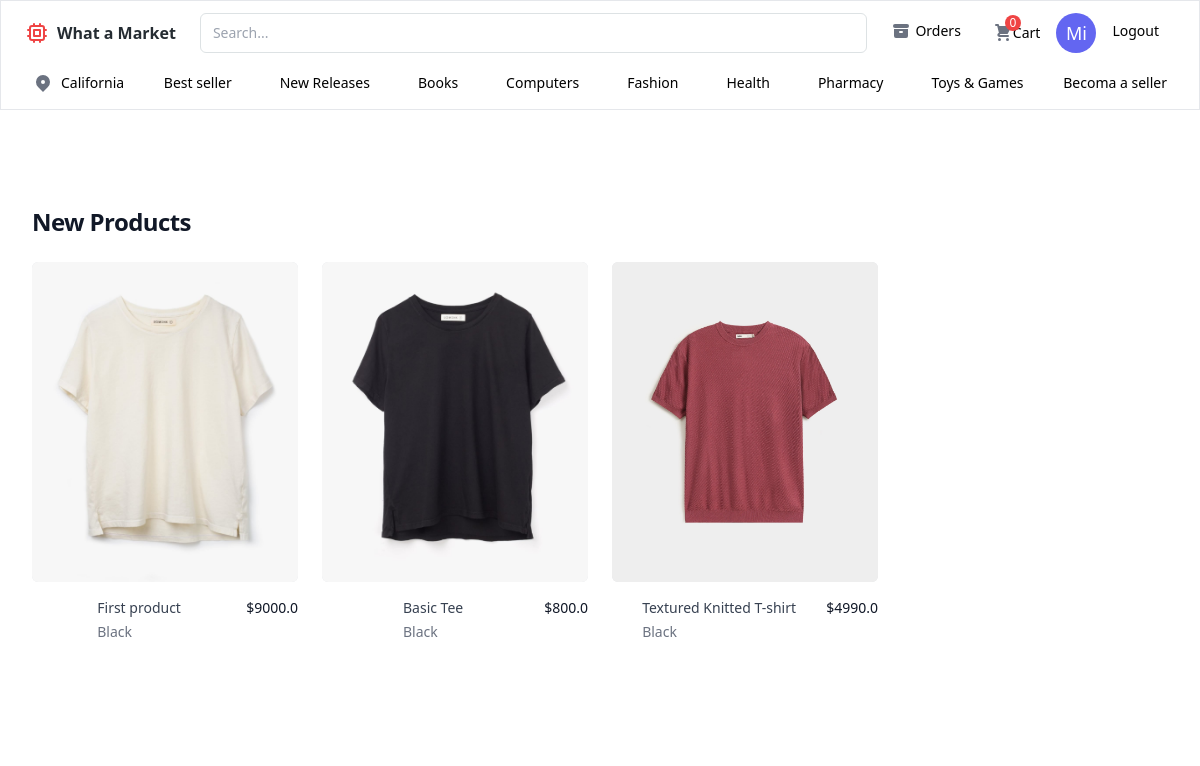
Page / (signed in) on the earlier database version.
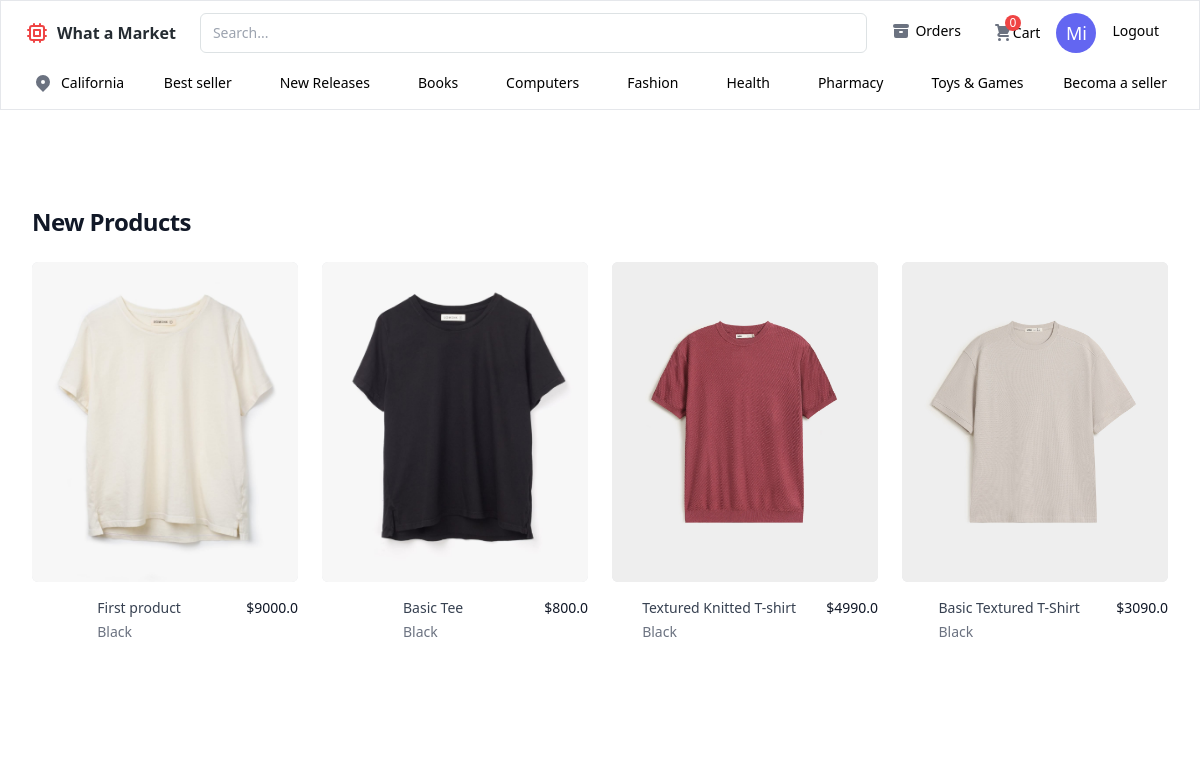
Same page on the later database version.
### app/models.py (models this page shows)
class Product(db.Model):
    __tablename__ = "products"
    id  = db.Column(db.Integer , primary_key=True)
    name = db.Column(db.String(150), nullable=False)
    description = db.Column(db.Text , nullable=False)
    price = db.Column(db.Float , nullable=False)
    stock = db.Column(db.Integer , default=0)
    image = db.Column(db.String(256))

### app/__init__.py (the view)
     @app.route("/", methods=["GET"])
     def home():
          products = Product.query.filter_by().all()
          CartItems = CartItem.query.filter_by(user_id=current_user.id).all()
          return render_template("home.html" , current_user=current_user , products=products,cartData=CartItems)

### templates/home.html (shortened to what this page needs)
{% extends "base.html" %}
{% block content %}
{% include  "nav.html" %}
{% include "product.html" %}
{% endblock %}

### templates/product.html
<div class="bg-white">
    <div class="mx-auto max-w-2xl px-4 py-16 sm:px-6 sm:py-24 lg:max-w-7xl lg:px-8">
      <h2 class="text-2xl font-bold tracking-tight text-gray-900">New Products</h2>
      <div class="mt-6 grid grid-cols-1 gap-x-6 gap-y-10 sm:grid-cols-2 lg:grid-cols-4 xl:gap-x-8">
        {% for product in products  %}
        <div class="group relative">
        <a href="{{url_for('detail', id=product.id)}}" class="group relative">
          <img src="{{ url_for('uploaded_file', filename=product.image.split('uploads/')[-1]) }}" alt="Front of men&#039;s Basic Tee in black." class="aspect-square w-full rounded-md bg-gray-200 object-cover group-hover:opacity-75 lg:aspect-auto lg:h-80" />
          <div class="mt-4 flex justify-between">
            <div>
              <h3 class="text-sm text-gray-700">
                <a href="{{url_for('detail', id=product.id)}}">
                  <span aria-hidden="true" class="absolute inset-0"></span>
                  {{product.name}}
                </a>
              </h3>
              <p class="mt-1 text-sm text-gray-500">Black</p>
            </div>
            <p class="text-sm font-medium text-gray-900">${{product.price}}</p>
          </div>
        </a>
        </div>
        {% endfor %}
    </div>
  </div>

Differences in the rows shown:
added Product: image (picture), name "Basic Textured T-Shirt", price "3090.0"
